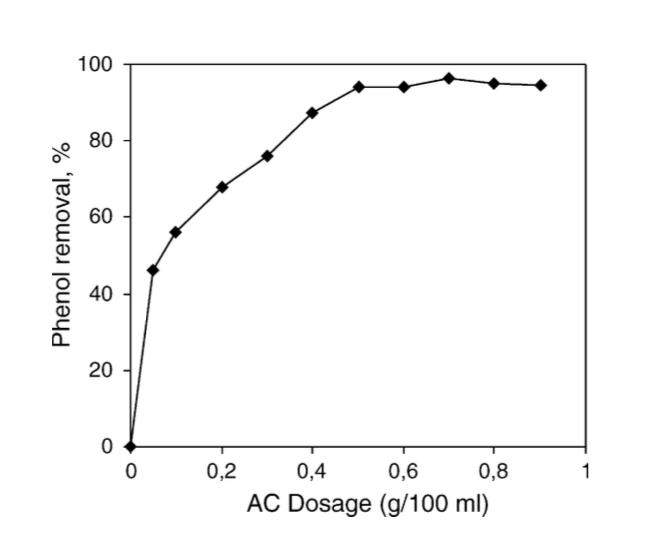
#> input picture examples/isotherm1.png, 646 x 536 px, found by its file name
$ python find_axes.py
#> lines starting #> are read from the running program, lines starting #| are printed output that depends on the picture; after the words box and inside, x2 and y2 are one past the last pixel; in counts of white or black regions, pixels touching at a corner belong together
import cv2
import numpy as np
import matplotlib.pyplot as plt
import scipy.ndimage as ndimage

try:
    import Image
except ImportError:
    from PIL import Image
import pytesseract as tes

# [129 lines left out: functions match_yticks, match_xticks, get_xticks, get_yticks, iso_lines, med_spaced and 2 more, not called in this run]

if __name__ == '__main__':
    img = cv2.imread('isotherm1.png')
#> img is the input picture: shape (536, 646, 3); min 0, max 255, mean 248.8
    gray = cv2.cvtColor(img, cv2.COLOR_BGR2GRAY)
    r, bw = th3 = cv2.threshold(gray, 127, 255, cv2.THRESH_BINARY)
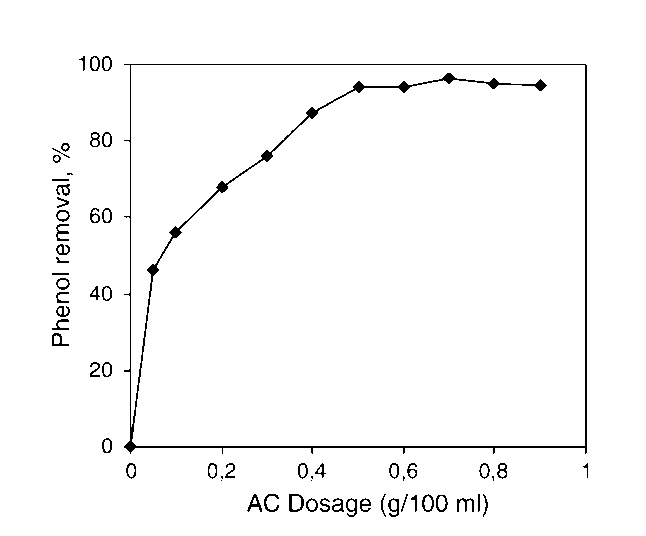
#> bw: shape (536, 646); 97.7% white; black in thin lines or dots, all inside (x1, y1, x2, y2) = (52, 56, 588, 517)
    nbw = (255-bw)

    # lines = cv2.HoughLines(nbw,1,np.pi/180,200)
    linesP = cv2.HoughLinesP(nbw, 1, np.pi/2, 2, minLineLength=nbw.shape[1]/10,
                             maxLineGap=3)[0]
#> linesP = [[124, 447, 586, 447]]

    xax_perf = np.array([1, 0.7, 0.8])
    yax_perf = np.array([0, 0.7, 0.2])

#> (the run stopped early here; a loop or call above may not have finished)

$ run again, with examples/Example-Mobility.png copied over examples/isotherm1.png
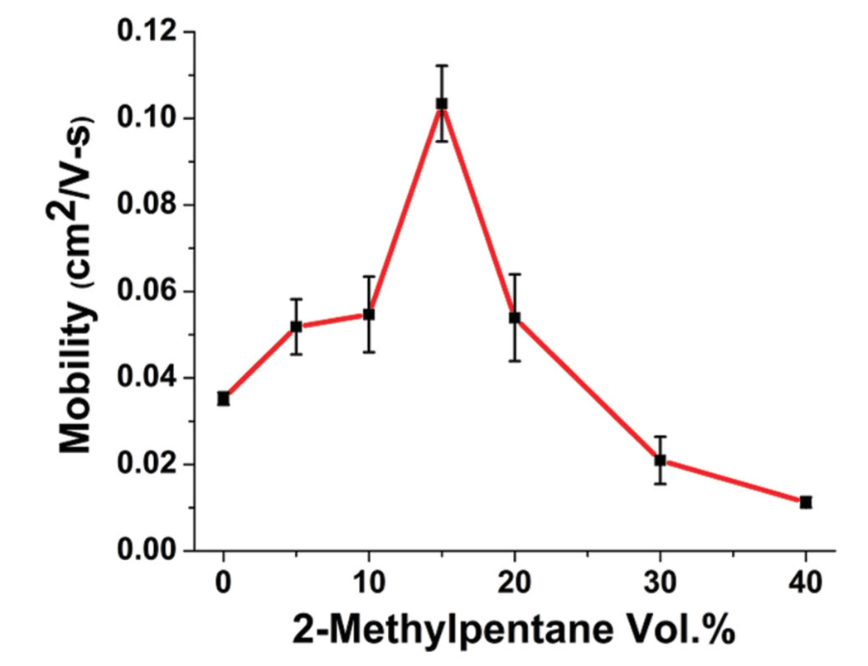
#> input picture examples/Example-Mobility.png, 868 x 666 px, found by its file name
#> img is the input picture: shape (666, 868, 3); mean B, G, R 244.2, 244.2, 245.8
#> `r, bw = th3 = cv2.threshold(gray, 127, 255, cv2.THRESH_BINARY)`:
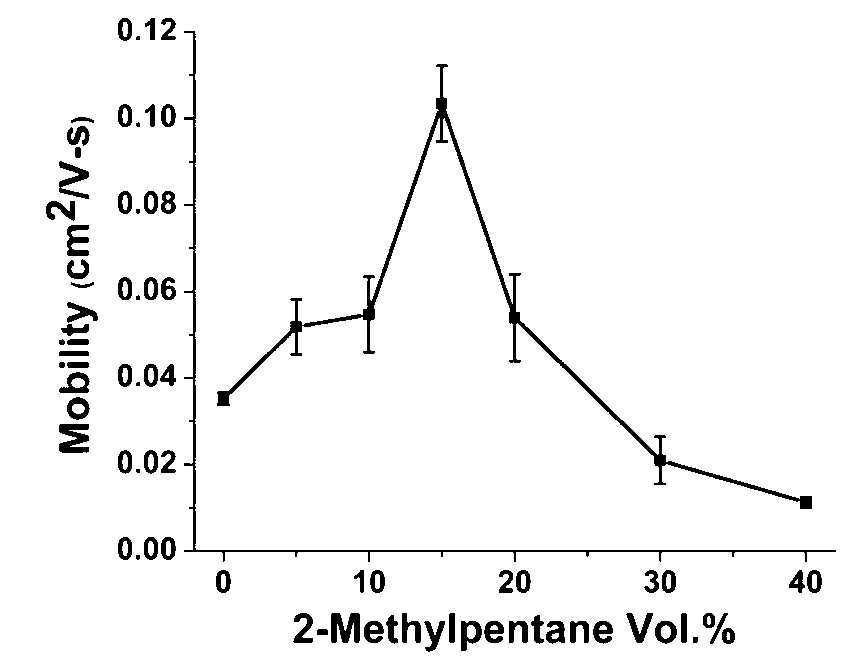
#> bw: shape (666, 868); 95.8% white; 79 black regions (7 under 20 px), largest, box (x1, y1, x2, y2) and area: (217, 64, 812, 509) 5732, (184, 31, 836, 562) 3111, (331, 613, 360, 643) 628
#> linesP = [[194, 551, 194, 31]]

$ run again, with examples/Wine.png copied over examples/isotherm1.png
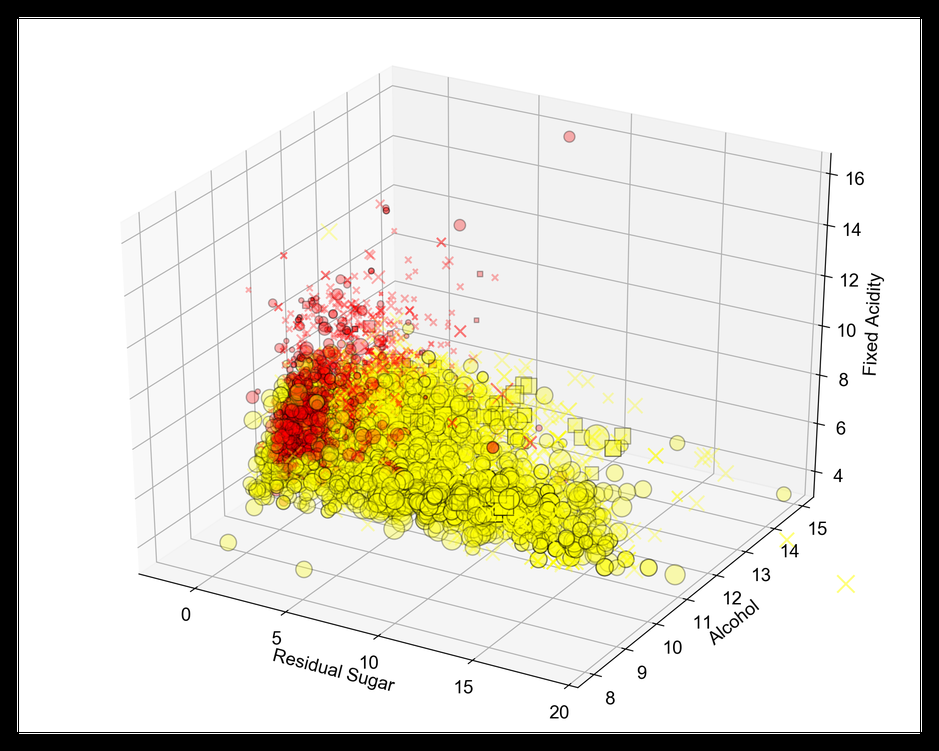
#> input picture examples/Wine.png, 939 x 751 px, shrunk from 2133 x 1706 before the run, found by its file name
#> img is the input picture: shape (751, 939, 3); mean B, G, R 206.7, 219.7, 222.6
#> `gray = cv2.cvtColor(img, cv2.COLOR_BGR2GRAY)`:
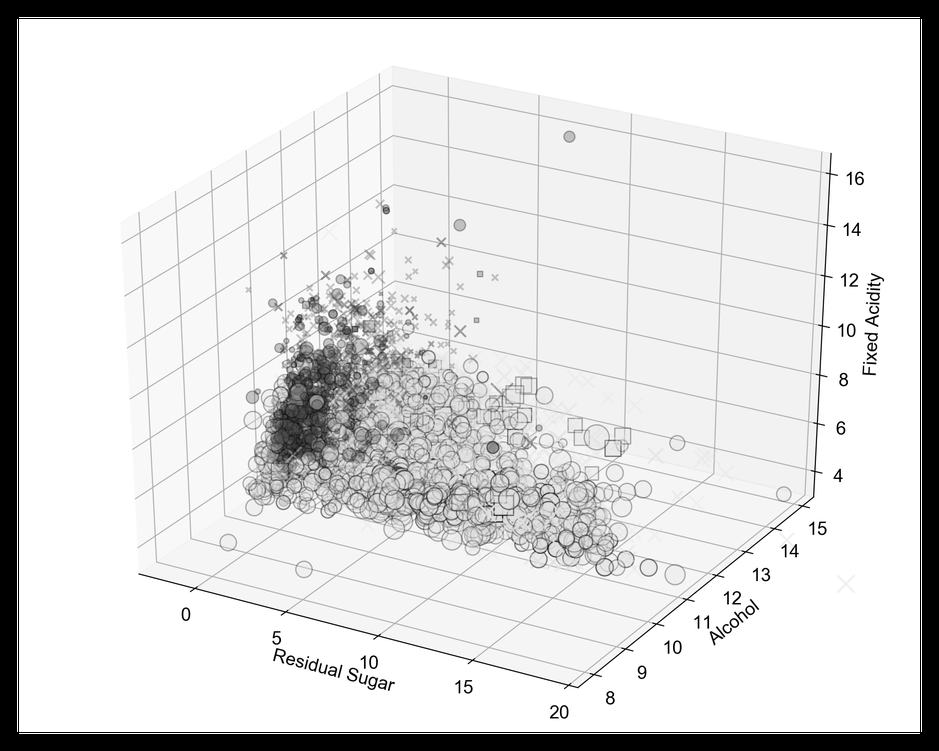
#> gray: shape (751, 939); min 0, max 255, mean 219.1
#> `r, bw = th3 = cv2.threshold(gray, 127, 255, cv2.THRESH_BINARY)`:
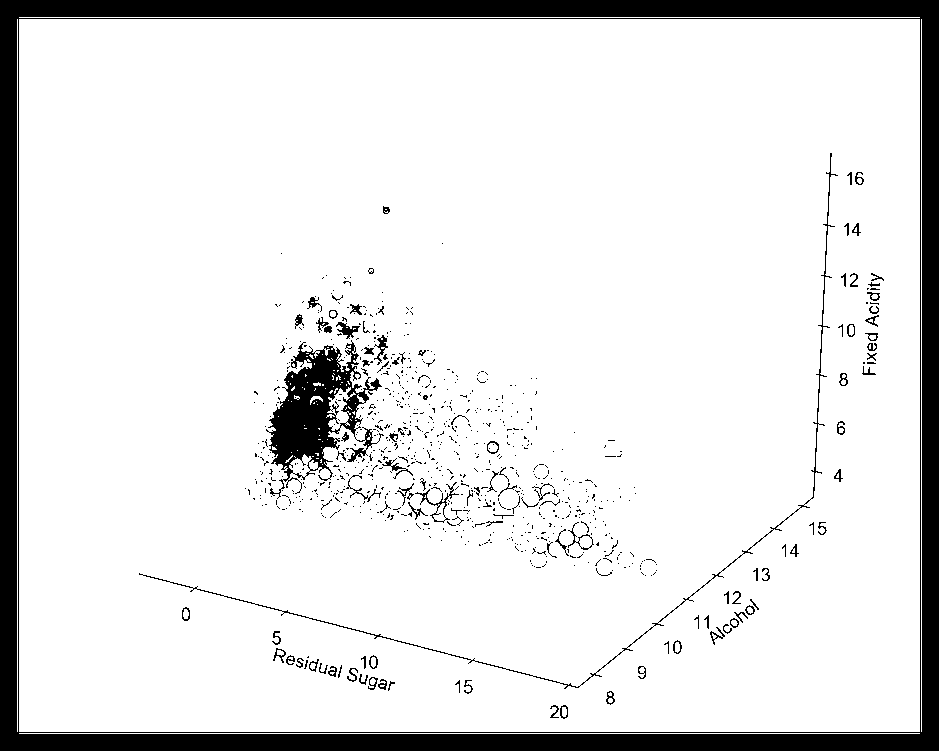
#> bw: shape (751, 939); 89.3% white; 825 black regions (719 under 20 px), largest, box (x1, y1, x2, y2) and area: (0, 0, 939, 751) 59548, (266, 340, 384, 499) 7220, (139, 153, 838, 689) 1524
#> linesP = [[0, 736, 938, 736]]

$ run again, with examples/dogdata.png copied over examples/isotherm1.png
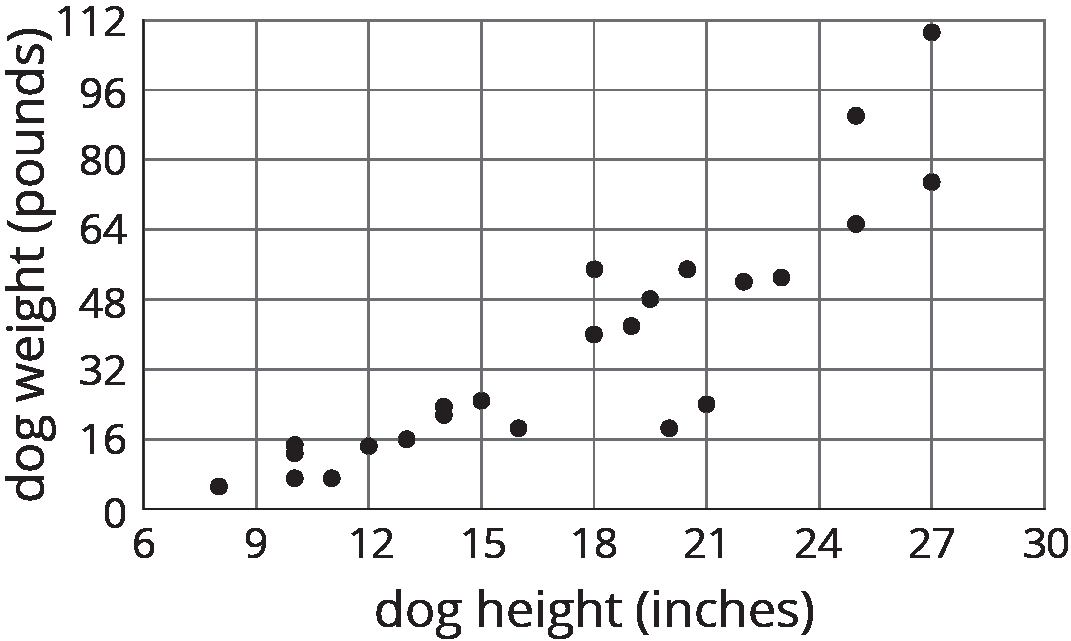
#> input picture examples/dogdata.png, 1071 x 641 px, found by its file name
#> img is the input picture: shape (641, 1071, 3); mean B, G, R 240, 239.9, 240
#> `r, bw = th3 = cv2.threshold(gray, 127, 255, cv2.THRESH_BINARY)`:
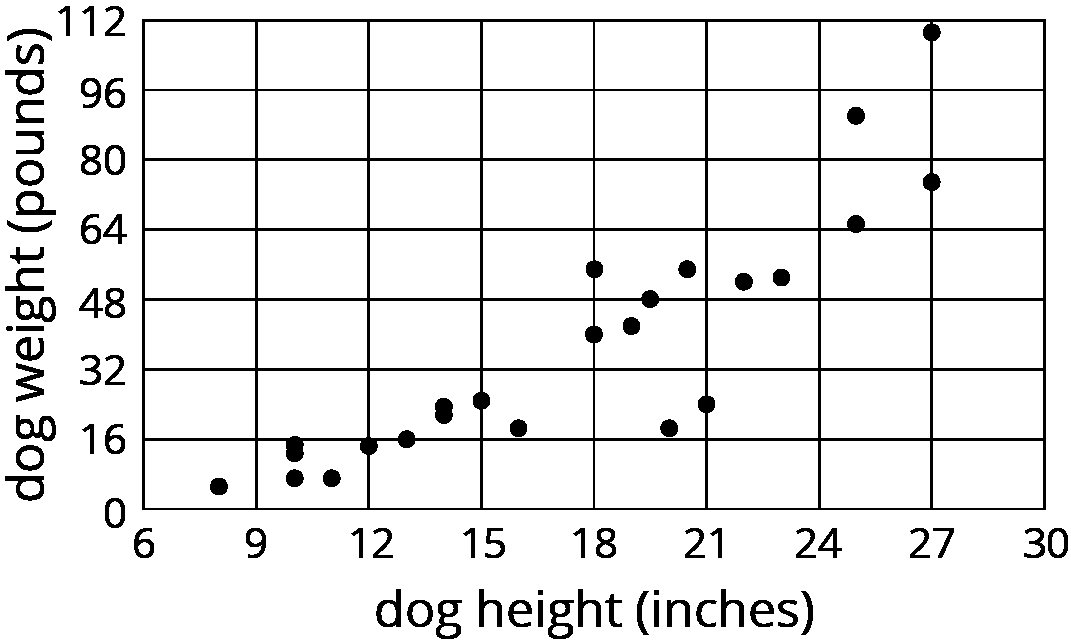
#> bw: shape (641, 1071); 91.8% white; 81 black regions, largest, box (x1, y1, x2, y2) and area: (142, 19, 1046, 510) 34455, (16, 296, 56, 322) 521, (16, 415, 56, 441) 521
#> linesP = [[142, 160, 1045, 160]]
